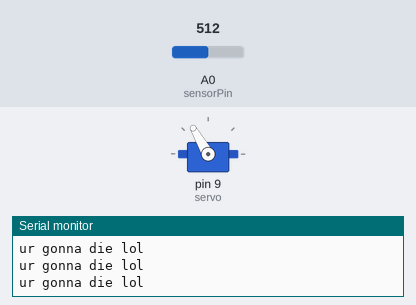
A sketch run on a simulated Arduino Uno, built with avr-gcc and run on an emulated ATmega328P. Parts: servo, the last lines printed to the serial monitor. The test bench sets the inputs (shaded band); at power-on: A0 (sensorPin) = 512.

Above: at 1.2 s.
1.3 s: A0 (sensorPin) set to 315
2.8 s: A0 (sensorPin) set to 289
At 3.7 s:
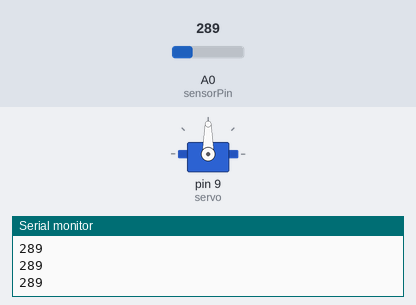
4.3 s: A0 (sensorPin) set to 306
At 5.0 s:
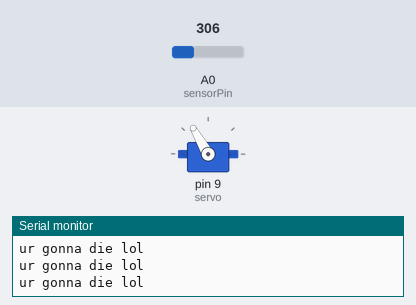
5.9 s: A0 (sensorPin) set to 290
At 6.3 s:
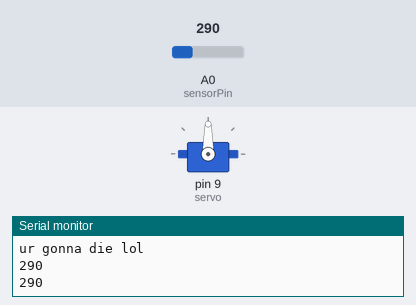
Timing chart, 0 to 8.5 s (numbered marks = the images above; inputs shaded):
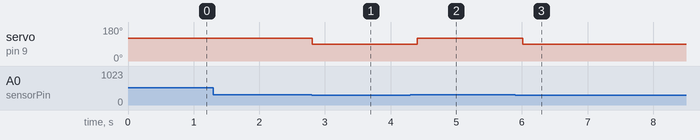

The sketch:

MQ2GASnSERVO.ino
```cpp
#include <Servo.h>

Servo servo;

const int sensorPin = A0;

int sensorVal = 0;

void setup() {
  servo.attach(9);
  Serial.begin(9600);
}

void loop() {
  servo.write(90);
  sensorVal = analogRead(sensorPin);
  if (sensorVal >= 300) {
    servo.write(120);
    Serial.println("ur gonna die lol");
  } else {
    servo.write(90);
    Serial.println(sensorVal);
  }
  delay(200);
}
```

Measured:
- the behaviour switches between 300 and 299 on A0 (sensorPin) (found by bisection; images 0 and 1)
- after the input at 2.8 s, servo on pin 9 (servo): 120° → 90° at once
- after the input at 4.3 s, servo on pin 9 (servo): 90° → 120° after 0.11 s
- after the input at 5.9 s, servo on pin 9 (servo): 120° → 90° after 0.11 s
